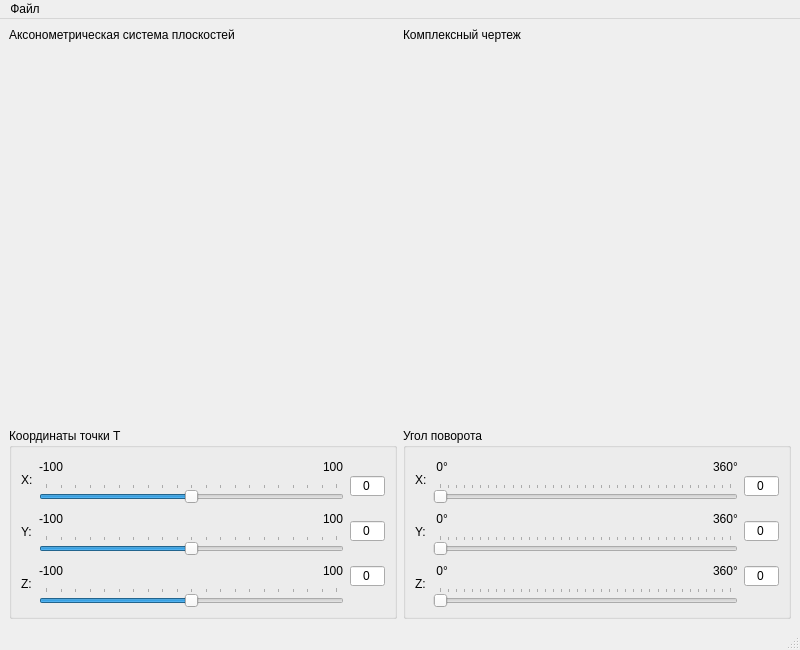
<?xml version="1.0" encoding="UTF-8"?>
<ui version="4.0">
 <class>MainWindow</class>
 <widget class="QMainWindow" name="MainWindow">
  <property name="geometry">
   <rect>
    <x>0</x>
    <y>0</y>
    <width>800</width>
    <height>650</height>
   </rect>
  </property>
  <property name="windowTitle">
   <string>Точка в пространстве</string>
  </property>
  <widget class="QWidget" name="centralwidget">
   <layout class="QGridLayout" name="gridLayout_3">
    <item row="0" column="0">
     <layout class="QHBoxLayout" name="horizontalLayout_5">
      <item>
       <layout class="QVBoxLayout" name="verticalLayout_8">
        <item>
         <widget class="QLabel" name="label_12">
          <property name="maximumSize">
           <size>
            <width>16777215</width>
            <height>25</height>
           </size>
          </property>
          <property name="text">
           <string>Аксонометрическая система плоскостей</string>
          </property>
         </widget>
        </item>
        <item>
         <widget class="QWidget" name="aWidget" native="true">
          <property name="sizePolicy">
           <sizepolicy hsizetype="Expanding" vsizetype="Expanding">
            <horstretch>0</horstretch>
            <verstretch>0</verstretch>
           </sizepolicy>
          </property>
          <property name="minimumSize">
           <size>
            <width>0</width>
            <height>250</height>
           </size>
          </property>
         </widget>
        </item>
       </layout>
      </item>
      <item>
       <layout class="QVBoxLayout" name="verticalLayout_9">
        <item>
         <widget class="QLabel" name="label_13">
          <property name="maximumSize">
           <size>
            <width>16777215</width>
            <height>25</height>
           </size>
          </property>
          <property name="text">
           <string>Комплексный чертеж</string>
          </property>
         </widget>
        </item>
        <item>
         <widget class="QWidget" name="cWidget" native="true">
          <property name="sizePolicy">
           <sizepolicy hsizetype="Expanding" vsizetype="Expanding">
            <horstretch>0</horstretch>
            <verstretch>0</verstretch>
           </sizepolicy>
          </property>
          <property name="minimumSize">
           <size>
            <width>0</width>
            <height>250</height>
           </size>
          </property>
         </widget>
        </item>
       </layout>
      </item>
     </layout>
    </item>
    <item row="1" column="0">
     <layout class="QHBoxLayout" name="horizontalLayout_10">
      <item>
       <layout class="QHBoxLayout" name="horizontalLayout_4">
        <item>
         <widget class="QGroupBox" name="coordinatesGroupBox">
          <property name="title">
           <string>Координаты точки T</string>
          </property>
          <layout class="QGridLayout" name="gridLayout">
           <item row="0" column="2">
            <layout class="QVBoxLayout" name="verticalLayout_4">
             <item>
              <widget class="QLineEdit" name="xField">
               <property name="minimumSize">
                <size>
                 <width>35</width>
                 <height>20</height>
                </size>
               </property>
               <property name="maximumSize">
                <size>
                 <width>35</width>
                 <height>20</height>
                </size>
               </property>
               <property name="text">
                <string>0</string>
               </property>
               <property name="alignment">
                <set>Qt::AlignCenter</set>
               </property>
               <property name="readOnly">
                <bool>true</bool>
               </property>
              </widget>
             </item>
             <item>
              <widget class="QLineEdit" name="yField">
               <property name="minimumSize">
                <size>
                 <width>35</width>
                 <height>20</height>
                </size>
               </property>
               <property name="maximumSize">
                <size>
                 <width>35</width>
                 <height>20</height>
                </size>
               </property>
               <property name="text">
                <string>0</string>
               </property>
               <property name="alignment">
                <set>Qt::AlignCenter</set>
               </property>
               <property name="readOnly">
                <bool>true</bool>
               </property>
              </widget>
             </item>
             <item>
              <widget class="QLineEdit" name="zField">
               <property name="minimumSize">
                <size>
                 <width>35</width>
                 <height>20</height>
                </size>
               </property>
               <property name="maximumSize">
                <size>
                 <width>35</width>
                 <height>20</height>
                </size>
               </property>
               <property name="text">
                <string>0</string>
               </property>
               <property name="alignment">
                <set>Qt::AlignCenter</set>
               </property>
               <property name="readOnly">
                <bool>true</bool>
               </property>
              </widget>
             </item>
            </layout>
           </item>
           <item row="0" column="0">
            <layout class="QVBoxLayout" name="verticalLayout_6">
             <item>
              <widget class="QLabel" name="label">
               <property name="text">
                <string>X:</string>
               </property>
              </widget>
             </item>
             <item>
              <widget class="QLabel" name="label_2">
               <property name="text">
                <string>Y:</string>
               </property>
              </widget>
             </item>
             <item>
              <widget class="QLabel" name="label_3">
               <property name="text">
                <string>Z:</string>
               </property>
              </widget>
             </item>
            </layout>
           </item>
           <item row="0" column="1">
            <layout class="QVBoxLayout" name="verticalLayout_5">
             <item>
              <layout class="QVBoxLayout" name="verticalLayout">
               <item>
                <layout class="QHBoxLayout" name="horizontalLayout">
                 <item>
                  <widget class="QLabel" name="label_5">
                   <property name="text">
                    <string>-100</string>
                   </property>
                   <property name="alignment">
                    <set>Qt::AlignLeading|Qt::AlignLeft|Qt::AlignVCenter</set>
                   </property>
                  </widget>
                 </item>
                 <item>
                  <spacer name="horizontalSpacer">
                   <property name="orientation">
                    <enum>Qt::Horizontal</enum>
                   </property>
                   <property name="sizeHint" stdset="0">
                    <size>
                     <width>40</width>
                     <height>20</height>
                    </size>
                   </property>
                  </spacer>
                 </item>
                 <item>
                  <widget class="QLabel" name="label_6">
                   <property name="text">
                    <string>100</string>
                   </property>
                  </widget>
                 </item>
                </layout>
               </item>
               <item>
                <widget class="QSlider" name="xSlider">
                 <property name="minimumSize">
                  <size>
                   <width>250</width>
                   <height>0</height>
                  </size>
                 </property>
                 <property name="minimum">
                  <number>-100</number>
                 </property>
                 <property name="maximum">
                  <number>100</number>
                 </property>
                 <property name="orientation">
                  <enum>Qt::Horizontal</enum>
                 </property>
                 <property name="invertedAppearance">
                  <bool>false</bool>
                 </property>
                 <property name="invertedControls">
                  <bool>false</bool>
                 </property>
                 <property name="tickPosition">
                  <enum>QSlider::TicksAbove</enum>
                 </property>
                </widget>
               </item>
              </layout>
             </item>
             <item>
              <layout class="QVBoxLayout" name="verticalLayout_2">
               <item>
                <layout class="QHBoxLayout" name="horizontalLayout_2">
                 <item>
                  <widget class="QLabel" name="label_7">
                   <property name="text">
                    <string>-100</string>
                   </property>
                   <property name="alignment">
                    <set>Qt::AlignLeading|Qt::AlignLeft|Qt::AlignVCenter</set>
                   </property>
                  </widget>
                 </item>
                 <item>
                  <spacer name="horizontalSpacer_2">
                   <property name="orientation">
                    <enum>Qt::Horizontal</enum>
                   </property>
                   <property name="sizeHint" stdset="0">
                    <size>
                     <width>40</width>
                     <height>20</height>
                    </size>
                   </property>
                  </spacer>
                 </item>
                 <item>
                  <widget class="QLabel" name="label_8">
                   <property name="text">
                    <string>100</string>
                   </property>
                  </widget>
                 </item>
                </layout>
               </item>
               <item>
                <widget class="QSlider" name="ySlider">
                 <property name="minimum">
                  <number>-100</number>
                 </property>
                 <property name="maximum">
                  <number>100</number>
                 </property>
                 <property name="orientation">
                  <enum>Qt::Horizontal</enum>
                 </property>
                 <property name="invertedAppearance">
                  <bool>false</bool>
                 </property>
                 <property name="invertedControls">
                  <bool>false</bool>
                 </property>
                 <property name="tickPosition">
                  <enum>QSlider::TicksAbove</enum>
                 </property>
                </widget>
               </item>
              </layout>
             </item>
             <item>
              <layout class="QVBoxLayout" name="verticalLayout_3">
               <item>
                <layout class="QHBoxLayout" name="horizontalLayout_3">
                 <item>
                  <widget class="QLabel" name="label_9">
                   <property name="text">
                    <string>-100</string>
                   </property>
                   <property name="alignment">
                    <set>Qt::AlignLeading|Qt::AlignLeft|Qt::AlignVCenter</set>
                   </property>
                  </widget>
                 </item>
                 <item>
                  <spacer name="horizontalSpacer_3">
                   <property name="orientation">
                    <enum>Qt::Horizontal</enum>
                   </property>
                   <property name="sizeHint" stdset="0">
                    <size>
                     <width>40</width>
                     <height>20</height>
                    </size>
                   </property>
                  </spacer>
                 </item>
                 <item>
                  <widget class="QLabel" name="label_10">
                   <property name="text">
                    <string>100</string>
                   </property>
                  </widget>
                 </item>
                </layout>
               </item>
               <item>
                <widget class="QSlider" name="zSlider">
                 <property name="minimum">
                  <number>-100</number>
                 </property>
                 <property name="maximum">
                  <number>100</number>
                 </property>
                 <property name="orientation">
                  <enum>Qt::Horizontal</enum>
                 </property>
                 <property name="invertedAppearance">
                  <bool>false</bool>
                 </property>
                 <property name="invertedControls">
                  <bool>false</bool>
                 </property>
                 <property name="tickPosition">
                  <enum>QSlider::TicksAbove</enum>
                 </property>
                </widget>
               </item>
              </layout>
             </item>
            </layout>
           </item>
          </layout>
         </widget>
        </item>
       </layout>
      </item>
      <item>
       <layout class="QHBoxLayout" name="horizontalLayout_6">
        <item>
         <widget class="QGroupBox" name="angleComboBox">
          <property name="title">
           <string>Угол поворота</string>
          </property>
          <layout class="QGridLayout" name="gridLayout_2">
           <item row="0" column="0">
            <layout class="QVBoxLayout" name="verticalLayout_7">
             <item>
              <widget class="QLabel" name="label_4">
               <property name="text">
                <string>X:</string>
               </property>
              </widget>
             </item>
             <item>
              <widget class="QLabel" name="label_11">
               <property name="text">
                <string>Y:</string>
               </property>
              </widget>
             </item>
             <item>
              <widget class="QLabel" name="label_14">
               <property name="text">
                <string>Z:</string>
               </property>
              </widget>
             </item>
            </layout>
           </item>
           <item row="0" column="1">
            <layout class="QVBoxLayout" name="verticalLayout_10">
             <item>
              <layout class="QVBoxLayout" name="verticalLayout_11">
               <item>
                <layout class="QHBoxLayout" name="horizontalLayout_7">
                 <item>
                  <widget class="QLabel" name="label_15">
                   <property name="text">
                    <string> 0°</string>
                   </property>
                   <property name="alignment">
                    <set>Qt::AlignLeading|Qt::AlignLeft|Qt::AlignVCenter</set>
                   </property>
                  </widget>
                 </item>
                 <item>
                  <spacer name="horizontalSpacer_5">
                   <property name="orientation">
                    <enum>Qt::Horizontal</enum>
                   </property>
                   <property name="sizeHint" stdset="0">
                    <size>
                     <width>40</width>
                     <height>20</height>
                    </size>
                   </property>
                  </spacer>
                 </item>
                 <item>
                  <widget class="QLabel" name="label_16">
                   <property name="text">
                    <string>360°</string>
                   </property>
                  </widget>
                 </item>
                </layout>
               </item>
               <item>
                <widget class="QSlider" name="xAngleSlider">
                 <property name="minimumSize">
                  <size>
                   <width>250</width>
                   <height>0</height>
                  </size>
                 </property>
                 <property name="minimum">
                  <number>0</number>
                 </property>
                 <property name="maximum">
                  <number>360</number>
                 </property>
                 <property name="orientation">
                  <enum>Qt::Horizontal</enum>
                 </property>
                 <property name="invertedAppearance">
                  <bool>false</bool>
                 </property>
                 <property name="invertedControls">
                  <bool>false</bool>
                 </property>
                 <property name="tickPosition">
                  <enum>QSlider::TicksAbove</enum>
                 </property>
                </widget>
               </item>
              </layout>
             </item>
             <item>
              <layout class="QVBoxLayout" name="verticalLayout_12">
               <item>
                <layout class="QHBoxLayout" name="horizontalLayout_8">
                 <item>
                  <widget class="QLabel" name="label_17">
                   <property name="text">
                    <string> 0°</string>
                   </property>
                   <property name="alignment">
                    <set>Qt::AlignLeading|Qt::AlignLeft|Qt::AlignVCenter</set>
                   </property>
                  </widget>
                 </item>
                 <item>
                  <spacer name="horizontalSpacer_6">
                   <property name="orientation">
                    <enum>Qt::Horizontal</enum>
                   </property>
                   <property name="sizeHint" stdset="0">
                    <size>
                     <width>40</width>
                     <height>20</height>
                    </size>
                   </property>
                  </spacer>
                 </item>
                 <item>
                  <widget class="QLabel" name="label_18">
                   <property name="text">
                    <string>360°</string>
                   </property>
                  </widget>
                 </item>
                </layout>
               </item>
               <item>
                <widget class="QSlider" name="yAngleSlider">
                 <property name="minimum">
                  <number>0</number>
                 </property>
                 <property name="maximum">
                  <number>360</number>
                 </property>
                 <property name="orientation">
                  <enum>Qt::Horizontal</enum>
                 </property>
                 <property name="invertedAppearance">
                  <bool>false</bool>
                 </property>
                 <property name="invertedControls">
                  <bool>false</bool>
                 </property>
                 <property name="tickPosition">
                  <enum>QSlider::TicksAbove</enum>
                 </property>
                </widget>
               </item>
              </layout>
             </item>
             <item>
              <layout class="QVBoxLayout" name="verticalLayout_13">
               <item>
                <layout class="QHBoxLayout" name="horizontalLayout_9">
                 <item>
                  <widget class="QLabel" name="label_19">
                   <property name="text">
                    <string> 0°</string>
                   </property>
                   <property name="alignment">
                    <set>Qt::AlignLeading|Qt::AlignLeft|Qt::AlignVCenter</set>
                   </property>
                  </widget>
                 </item>
                 <item>
                  <spacer name="horizontalSpacer_7">
                   <property name="orientation">
                    <enum>Qt::Horizontal</enum>
                   </property>
                   <property name="sizeHint" stdset="0">
                    <size>
                     <width>40</width>
                     <height>20</height>
                    </size>
                   </property>
                  </spacer>
                 </item>
                 <item>
                  <widget class="QLabel" name="label_20">
                   <property name="text">
                    <string>360°</string>
                   </property>
                  </widget>
                 </item>
                </layout>
               </item>
               <item>
                <widget class="QSlider" name="zAngleSlider">
                 <property name="minimum">
                  <number>0</number>
                 </property>
                 <property name="maximum">
                  <number>360</number>
                 </property>
                 <property name="orientation">
                  <enum>Qt::Horizontal</enum>
                 </property>
                 <property name="invertedAppearance">
                  <bool>false</bool>
                 </property>
                 <property name="invertedControls">
                  <bool>false</bool>
                 </property>
                 <property name="tickPosition">
                  <enum>QSlider::TicksAbove</enum>
                 </property>
                </widget>
               </item>
              </layout>
             </item>
            </layout>
           </item>
           <item row="0" column="2">
            <layout class="QVBoxLayout" name="verticalLayout_14">
             <item>
              <widget class="QLineEdit" name="xAngleField">
               <property name="minimumSize">
                <size>
                 <width>35</width>
                 <height>20</height>
                </size>
               </property>
               <property name="maximumSize">
                <size>
                 <width>35</width>
                 <height>20</height>
                </size>
               </property>
               <property name="text">
                <string>0</string>
               </property>
               <property name="alignment">
                <set>Qt::AlignCenter</set>
               </property>
               <property name="readOnly">
                <bool>true</bool>
               </property>
              </widget>
             </item>
             <item>
              <widget class="QLineEdit" name="yAngleField">
               <property name="minimumSize">
                <size>
                 <width>35</width>
                 <height>20</height>
                </size>
               </property>
               <property name="maximumSize">
                <size>
                 <width>35</width>
                 <height>20</height>
                </size>
               </property>
               <property name="text">
                <string>0</string>
               </property>
               <property name="alignment">
                <set>Qt::AlignCenter</set>
               </property>
               <property name="readOnly">
                <bool>true</bool>
               </property>
              </widget>
             </item>
             <item>
              <widget class="QLineEdit" name="zAngleField">
               <property name="minimumSize">
                <size>
                 <width>35</width>
                 <height>20</height>
                </size>
               </property>
               <property name="maximumSize">
                <size>
                 <width>35</width>
                 <height>20</height>
                </size>
               </property>
               <property name="text">
                <string>0</string>
               </property>
               <property name="alignment">
                <set>Qt::AlignCenter</set>
               </property>
               <property name="readOnly">
                <bool>true</bool>
               </property>
              </widget>
             </item>
            </layout>
           </item>
          </layout>
         </widget>
        </item>
       </layout>
      </item>
     </layout>
    </item>
   </layout>
  </widget>
  <widget class="QMenuBar" name="menubar">
   <property name="geometry">
    <rect>
     <x>0</x>
     <y>0</y>
     <width>800</width>
     <height>21</height>
    </rect>
   </property>
   <widget class="QMenu" name="menu">
    <property name="title">
     <string>Файл</string>
    </property>
    <addaction name="actionExit"/>
   </widget>
   <addaction name="menu"/>
  </widget>
  <widget class="QStatusBar" name="statusbar"/>
  <action name="actionExit">
   <property name="text">
    <string>Выход</string>
   </property>
   <property name="shortcut">
    <string>Ctrl+E</string>
   </property>
  </action>
 </widget>
 <resources/>
 <connections>
  <connection>
   <sender>xSlider</sender>
   <signal>valueChanged(int)</signal>
   <receiver>MainWindow</receiver>
   <slot>on_x_changed(int)</slot>
   <hints>
    <hint type="sourcelabel">
     <x>165</x>
     <y>426</y>
    </hint>
    <hint type="destinationlabel">
     <x>404</x>
     <y>300</y>
    </hint>
   </hints>
  </connection>
  <connection>
   <sender>ySlider</sender>
   <signal>valueChanged(int)</signal>
   <receiver>MainWindow</receiver>
   <slot>on_y_changed(int)</slot>
   <hints>
    <hint type="sourcelabel">
     <x>165</x>
     <y>486</y>
    </hint>
    <hint type="destinationlabel">
     <x>404</x>
     <y>300</y>
    </hint>
   </hints>
  </connection>
  <connection>
   <sender>zSlider</sender>
   <signal>valueChanged(int)</signal>
   <receiver>MainWindow</receiver>
   <slot>on_z_changed(int)</slot>
   <hints>
    <hint type="sourcelabel">
     <x>165</x>
     <y>546</y>
    </hint>
    <hint type="destinationlabel">
     <x>404</x>
     <y>300</y>
    </hint>
   </hints>
  </connection>
  <connection>
   <sender>xAngleSlider</sender>
   <signal>valueChanged(int)</signal>
   <receiver>MainWindow</receiver>
   <slot>on_x_angle_changed(int)</slot>
   <hints>
    <hint type="sourcelabel">
     <x>563</x>
     <y>426</y>
    </hint>
    <hint type="destinationlabel">
     <x>404</x>
     <y>300</y>
    </hint>
   </hints>
  </connection>
  <connection>
   <sender>zAngleSlider</sender>
   <signal>valueChanged(int)</signal>
   <receiver>MainWindow</receiver>
   <slot>on_z_angle_changed(int)</slot>
   <hints>
    <hint type="sourcelabel">
     <x>563</x>
     <y>546</y>
    </hint>
    <hint type="destinationlabel">
     <x>404</x>
     <y>300</y>
    </hint>
   </hints>
  </connection>
  <connection>
   <sender>yAngleSlider</sender>
   <signal>valueChanged(int)</signal>
   <receiver>MainWindow</receiver>
   <slot>on_y_angle_changed(int)</slot>
   <hints>
    <hint type="sourcelabel">
     <x>563</x>
     <y>486</y>
    </hint>
    <hint type="destinationlabel">
     <x>404</x>
     <y>300</y>
    </hint>
   </hints>
  </connection>
  <connection>
   <sender>actionExit</sender>
   <signal>triggered()</signal>
   <receiver>MainWindow</receiver>
   <slot>close()</slot>
   <hints>
    <hint type="sourcelabel">
     <x>-1</x>
     <y>-1</y>
    </hint>
    <hint type="destinationlabel">
     <x>404</x>
     <y>300</y>
    </hint>
   </hints>
  </connection>
 </connections>
 <slots>
  <slot>on_x_changed(int)</slot>
  <slot>on_y_changed(int)</slot>
  <slot>on_z_changed(int)</slot>
  <slot>on_x_angle_changed(int)</slot>
  <slot>on_y_angle_changed(int)</slot>
  <slot>on_z_angle_changed(int)</slot>
 </slots>
</ui>
